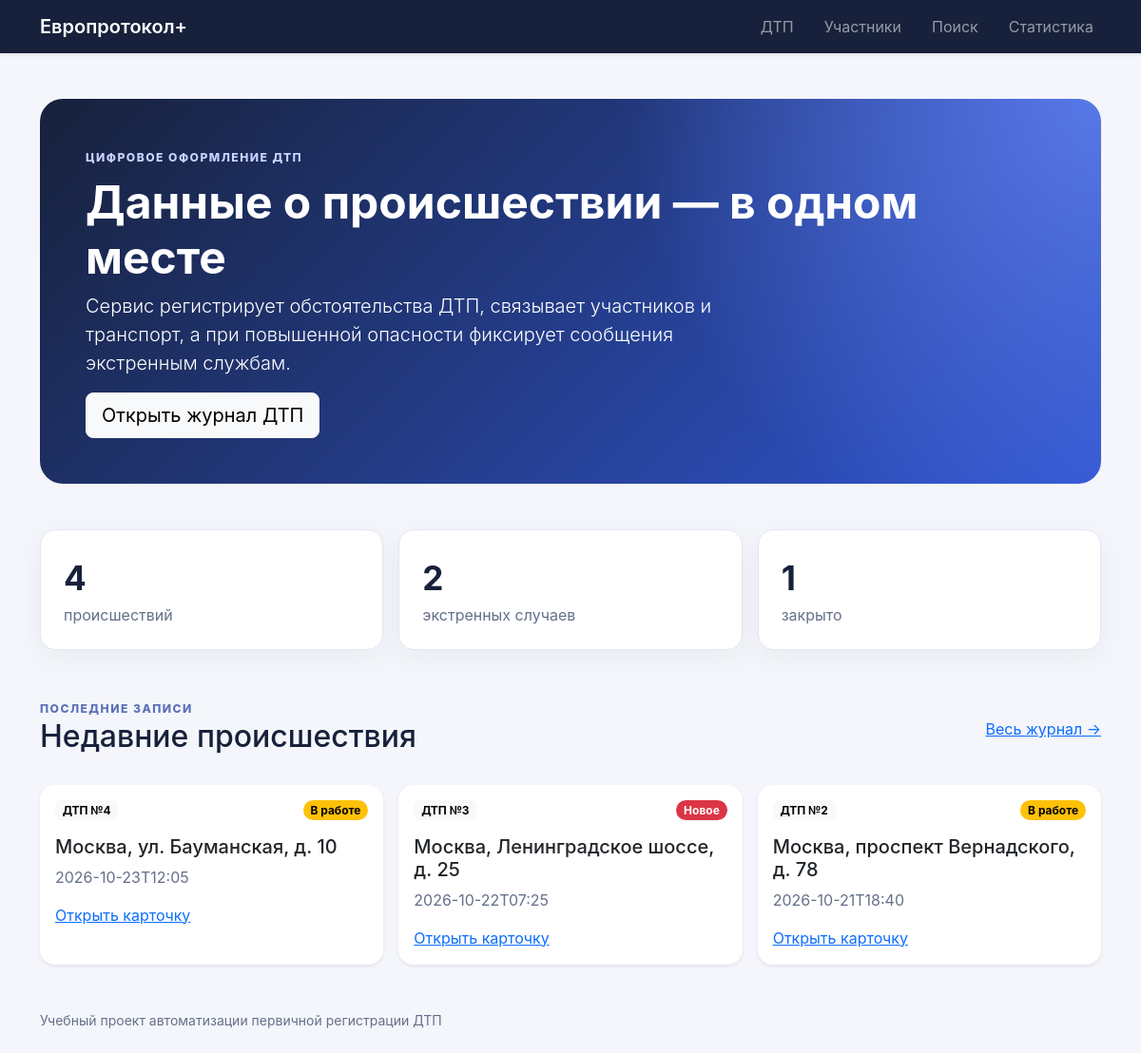
The page / on the database its author committed.
### homepage/views.py (the view)
# urls.py: urlpatterns = [path("", views.index, name="index")]
def index(request):
    context = {
        "statistics": get_dashboard_statistics(),
        "recent_accidents": get_recent_accidents(limit=3),
    }
    return render(request, "homepage/index.html", context)

### db/database.py (called while the page is built)
def get_connection() -> sqlite3.Connection:
    connection = sqlite3.connect(DB_PATH)
    connection.execute("PRAGMA foreign_keys = ON")
    connection.row_factory = sqlite3.Row
    return connection

### db/queries.py (called while the page is built)
def fetch_all(sql: str, parameters: tuple = ()) -> list[dict]:
    with get_connection() as connection:
        rows = connection.execute(sql, parameters).fetchall()
    return [dict(row) for row in rows]

def fetch_one(sql: str, parameters: tuple = ()) -> dict | None:
    with get_connection() as connection:
        row = connection.execute(sql, parameters).fetchone()
    return dict(row) if row else None

def get_recent_accidents(limit: int = 3) -> list[dict]:
    return fetch_all(
        """
        SELECT id, location, occurred_at, status
        FROM accidents
        ORDER BY occurred_at DESC
        LIMIT ?
        """,
        (limit,),
    )

def get_dashboard_statistics() -> dict:
    return fetch_one(
        """
        SELECT COUNT(*) AS total,
               SUM(CASE WHEN has_injured = 1 OR has_fire = 1
                        THEN 1 ELSE 0 END) AS emergencies,
               SUM(CASE WHEN status = 'closed' THEN 1 ELSE 0 END) AS closed
        FROM accidents
        """
    ) or {"total": 0, "emergencies": 0, "closed": 0}

### homepage/templates/homepage/index.html (shortened to what this page needs)
{% extends "base.html" %}
{% block content %}
<section class="hero p-4 p-md-5 mb-5">
  <span class="eyebrow">Цифровое оформление ДТП</span>
  <h1 class="display-5 fw-bold mt-2">Данные о происшествии — в одном месте</h1>
  <p class="lead col-lg-8">Сервис регистрирует обстоятельства ДТП, связывает участников и транспорт, а при повышенной опасности фиксирует сообщения экстренным службам.</p>
  <a class="btn btn-light btn-lg" href="{% url 'accidents:list' %}">Открыть журнал ДТП</a>
</section>
<section class="row g-3 mb-5">
  <div class="col-md-4"><div class="metric"><strong>{{ statistics.total|default:0 }}</strong><span>происшествий</span></div></div>
  <div class="col-md-4"><div class="metric"><strong>{{ statistics.emergencies|default:0 }}</strong><span>экстренных случаев</span></div></div>
  <div class="col-md-4"><div class="metric"><strong>{{ statistics.closed|default:0 }}</strong><span>закрыто</span></div></div>
</section>
<section>
  <div class="section-heading"><div><span class="eyebrow">Последние записи</span><h2>Недавние происшествия</h2></div><a href="{% url 'accidents:list' %}">Весь журнал →</a></div>
  <div class="row g-3">
    {% for accident in recent_accidents %}
      <div class="col-md-4">{% include "accidents/includes/accident_card.html" with accident=accident %}</div>
    {% empty %}<p>В базе пока нет записей.</p>{% endfor %}
  </div>
</section>
{% endblock %}

### templates/base.html (shortened to what this page needs)
{% load static %}
<!DOCTYPE html>
<html lang="ru">
<head>
  <link href="https://cdn.jsdelivr.net/npm/bootstrap@5.3.3/dist/css/bootstrap.min.css" rel="stylesheet">
  <link href="{% static 'css/style.css' %}" rel="stylesheet">
</head>
<body>
  {% include "includes/navigation.html" %}
  <main class="container py-5">
    {% block content %}{% endblock %}
  </main>
  <footer class="container pb-4 text-secondary small">
    Учебный проект автоматизации первичной регистрации ДТП
  </footer>
</body>
</html>

### templates/includes/navigation.html
<nav class="navbar navbar-expand-lg navbar-dark shadow-sm">
  <div class="container">
    <a class="navbar-brand fw-semibold" href="{% url 'homepage:index' %}">Европротокол+</a>
    <div class="navbar-nav flex-row gap-2 gap-md-3">
      <a class="nav-link" href="{% url 'accidents:list' %}">ДТП</a>
      <a class="nav-link" href="{% url 'accidents:participants' %}">Участники</a>
      <a class="nav-link" href="{% url 'accidents:search' %}">Поиск</a>
      <a class="nav-link" href="{% url 'accidents:statistics' %}">Статистика</a>
    </div>
  </div>
</nav>

### accidents/templates/accidents/includes/accident_card.html
<article class="card h-100 border-0 shadow-sm">
  <div class="card-body">
    <div class="d-flex justify-content-between align-items-start gap-2">
      <span class="badge text-bg-light">ДТП №{{ accident.id }}</span>
      {% include "accidents/includes/status.html" with status=accident.status %}
    </div>
    <h3 class="h5 mt-3">{{ accident.location }}</h3>
    <p class="text-secondary mb-3">{{ accident.occurred_at|slice:":16" }}</p>
    <a class="stretched-link" href="{% url 'accidents:detail' accident.id %}">Открыть карточку</a>
  </div>
</article>

### accidents/templates/accidents/includes/status.html
{% if status == "closed" %}
  <span class="badge rounded-pill text-bg-success">Закрыто</span>
{% elif status == "processing" %}
  <span class="badge rounded-pill text-bg-warning">В работе</span>
{% else %}
  <span class="badge rounded-pill text-bg-danger">Новое</span>
{% endif %}

### static/css/style.css (style rules this page uses)
:root { --ink: #17213b; --muted: #65708a; --accent: #3056d3; --surface: #f4f6fb; }
body { color: var(--ink); background: var(--surface); font-family: Inter, "Segoe UI", sans-serif; }
.navbar { background: #17213b; }
.hero { color: white; border-radius: 1.5rem; background: radial-gradient(circle at top right, #5878e8, transparent 42%), linear-gradient(135deg, #17213b, #3056d3); }
.eyebrow { color: #5970b8; font-size: .76rem; font-weight: 800; letter-spacing: .12em; text-transform: uppercase; }
.hero .eyebrow { color: #c9d4ff; }
.metric, .panel { height: 100%; padding: 1.5rem; border: 1px solid #e1e6f0; border-radius: 1rem; background: white; box-shadow: 0 8px 28px rgba(23,33,59,.05); }
.metric strong { display: block; font-size: 2.2rem; }
.metric span, .text-secondary { color: var(--muted) !important; }
.section-heading, .detail-header { display: flex; align-items: center; justify-content: space-between; gap: 1rem; margin-bottom: 1.5rem; }
.card { border-radius: 1rem; transition: transform .2s ease, box-shadow .2s ease; }

### rows shown on the page
accidents: id "4", shows "В работе", location "Москва, ул. Бауманская, д. 10", occurred_at "2026-10-23T12:05"
accidents: id "3", shows "Новое", location "Москва, Ленинградское шоссе, д. 25", occurred_at "2026-10-22T07:25"
accidents: id "2", shows "В работе", location "Москва, проспект Вернадского, д. 78", occurred_at "2026-10-21T18:40"

### other values the page prints
{{ statistics.total|default:0 }} "4"
{{ statistics.emergencies|default:0 }} "2"
{{ statistics.closed|default:0 }} "1"
